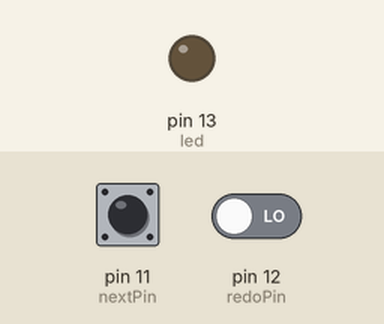
Recording of a sketch running on a simulated Arduino Uno, built with avr-gcc and run on an emulated ATmega328P. On the bench: output pins drawn as LEDs (lit = HIGH). The inputs (shaded band) are chosen by the test bench; at power-on: pin 11 (nextPin) LOW, pin 12 (redoPin) LOW.

Above: at 1.2 s.
1.3 s: pin 11 (nextPin) pulled HIGH for 0.15 s
At 2.5 s:
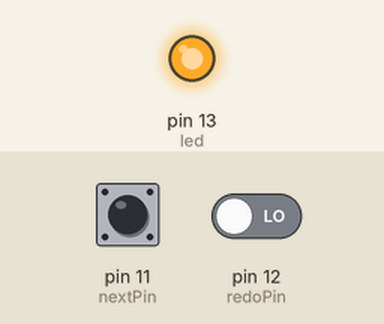
2.9 s: pin 11 (nextPin) pulled HIGH for 1 s
At 4.0 s:
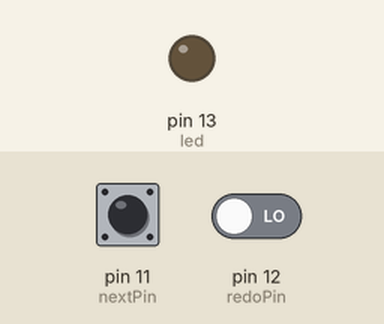
5.4 s: pin 11 (nextPin) pulled HIGH for 3.2 s
At 5.9 s:
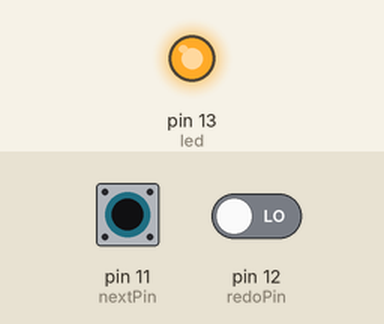
Timing chart, 0 to 8.4 s (numbered marks = the images above; inputs shaded):
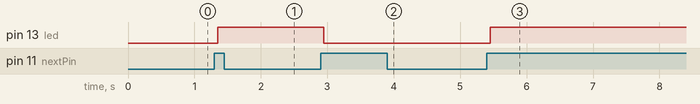

The sketch:

debounce_test.ino
```cpp
const int led = 13;
const int redoPin = 12;
const int nextPin = 11;
boolean lastNextState = LOW;
boolean lastRedoState = LOW;
boolean ledOn = false;
const int debounceDelay = 50;

void setup() {
  // put your setup code here, to run once:
  pinMode(led, OUTPUT);
  pinMode(nextPin, INPUT);
  pinMode(redoPin, INPUT);
}

void loop() {
  bool nextPressed = debounce(nextPin, lastNextState);
  bool redoPressed = debounce(redoPin, lastRedoState);
  // put your main code here, to run repeatedly:
  if (nextPressed==true || redoPressed==true){
    ledOn = !ledOn;
  }

  digitalWrite(led, ledOn);
}

boolean debounce(int buttonPin, bool &last){
  boolean current = digitalRead(buttonPin);
  if(last != current){
    delay(debounceDelay);
    current = digitalRead(buttonPin);
  }

  if (last == false && current == true){
    last = current;
    return true;
  }
  last = current;
  return false;
}
```

Measured:
- after the input at 1.3 s, pin 13 (led): LOW → HIGH after 0.05 s
- after the input at 2.9 s, pin 13 (led): HIGH → LOW after 0.05 s
- after the input at 5.4 s, pin 13 (led): LOW → HIGH after 0.05 s
